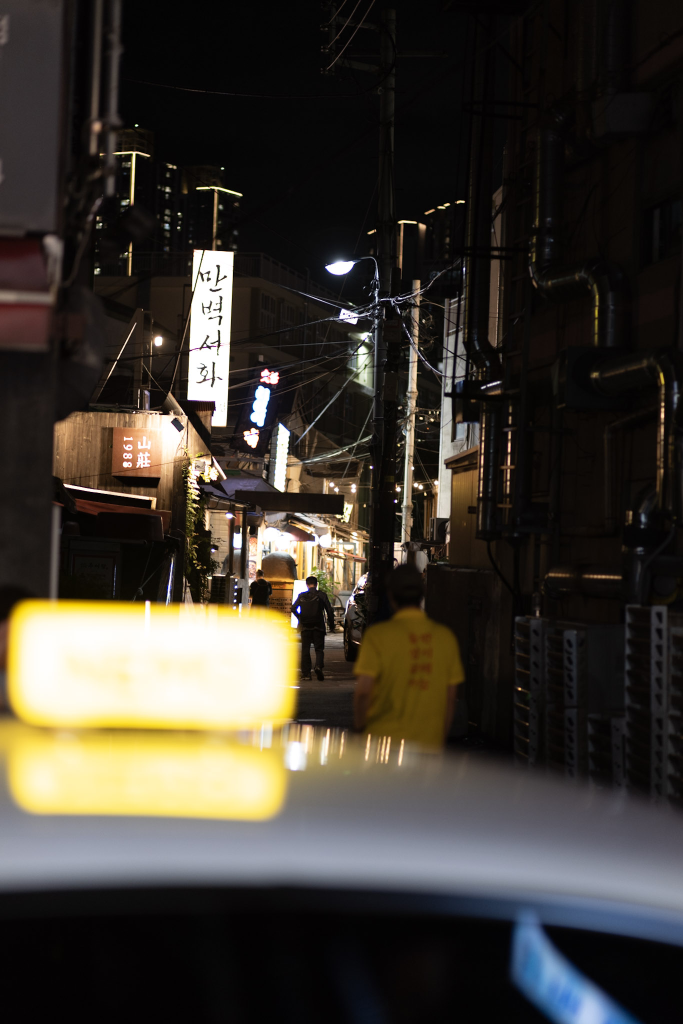
#> input picture photos/1-P1070965.jpg, 1366 x 2048 px (shown at 1/2 size)
$ python -i sor.py   (imports and definitions only)   (older library calls are emulated)
#> lines starting #> are read from the running program, lines starting #| are printed output that depends on the picture; after the words box and inside, x2 and y2 are one past the last pixel; in counts of white or black regions, pixels touching at a corner belong together
# -*- coding: utf-8 -*-
"""
아웃포커스(Defocus) 분류 스크립트 - 폴더 자동 생성/저장 포함
작성자: you & gpt
필요 패키지: opencv-python, numpy, pandas
(선택) HEIC 지원: pillow, pillow-heif
    pip install opencv-python numpy pandas
    # HEIC가 있다면:
    pip install pillow pillow-heif
"""

import os, glob, math
import numpy as np
import pandas as pd
import cv2

# ====== 설정 ======
# 사진이 들어있는 폴더(절대경로 권장)
INPUT_DIR = r"C:/Users/SSAFY/Desktop/Athens/photos"   # ← 여기만 바꾸면 됨
RECURSIVE = False          # 하위 폴더까지 처리하려면 True
THRESHOLD = 0.55           # 점수↑ = defocus↑ (임계값 조정: 0.05 간격 추천)
LONG_SIDE = 1024           # 스코어 안정화를 위한 리사이즈 기준(긴변)
USE_HEIC_READER = False    # HEIC(아이폰) 처리하려면 True 로 바꾸고 pillow, pillow-heif 설치

# ====== (선택) HEIC 리더 준비 ======
if USE_HEIC_READER:
    try:
        from PIL import Image
        import pillow_heif
    except Exception:
        print("[WARN] HEIC 지원을 켰지만 라이브러리 로드 실패. 'pip install pillow pillow-heif' 후 다시 시도하세요.")
        USE_HEIC_READER = False


# ====== 유틸: 이미지 로더(한글/공백 경로 안전 + HEIC 옵션) ======
# [9 lines left out: function read_image_any, not called in this run]


# ====== 특징량 ======
def variance_of_laplacian(gray):
    return cv2.Laplacian(gray, cv2.CV_64F).var()

# [5 lines left out: function tenengrad, not called in this run]

def edge_spread_width(gray, sample_edges=200):
    # 엣지 폭(10~90%)의 중앙값 → 아웃포커스일수록 커짐
    edges = cv2.Canny(gray, 80, 160)
    ys, xs = np.where(edges > 0)
    if len(xs) == 0:
        return 0.0
    idx = np.random.choice(len(xs), size=min(sample_edges, len(xs)), replace=False)
    widths = []
    for i in idx:
        y, x = int(ys[i]), int(xs[i])
        r = 9
        y0, y1 = max(0, y-r), min(gray.shape[0], y+r+1)
        x0, x1 = max(0, x-r), min(gray.shape[1], x+r+1)
        patch = gray[y0:y1, x0:x1]
        if patch.size < 5:
            continue
        hline = np.mean(patch, axis=0)
        vline = np.mean(patch, axis=1)
        for arr in (hline, vline):
            a = (arr - arr.min()) / (arr.max() - arr.min() + 1e-8)
            p10 = np.argmax(a >= 0.1)
            p90 = np.argmax(a >= 0.9)
            if p90 > p10:
                widths.append(p90 - p10)
    return float(np.median(widths) if widths else 0.0)

def radial_spectrum_slope(gray, cutoff=0.6):
    # 방사 스펙트럼의 고주파 구간 기울기(로그 스케일)
    img = gray.astype(np.float32)
    wy = np.hanning(img.shape[0])[:, None]
    wx = np.hanning(img.shape[1])[None, :]
    win = wy * wx
    f = np.fft.fftshift(np.fft.fft2(img * win))
    mag = np.abs(f)
    h, w = gray.shape
    cy, cx = h//2, w//2
    Y, X = np.ogrid[:h, :w]
    R = np.sqrt((X-cx)**2 + (Y-cy)**2)
    r = R.astype(np.int32)
    rmax = int(min(h, w) * 0.5 * cutoff)
    bins = []
    for rad in range(1, rmax):
        mask = (r == rad)
        if np.any(mask):
            bins.append(np.mean(mag[mask]))
    bins = np.array(bins, dtype=np.float32)
    if len(bins) < 8:
        return 0.0
    x = np.arange(len(bins), dtype=np.float32)
    y = np.log(bins + 1e-8)
    start = len(x) // 2
    Xmat = np.vstack([x[start:], np.ones_like(x[start:])]).T
    slope, _ = np.linalg.lstsq(Xmat, y[start:], rcond=None)[0]
    return float(slope)  # 더 음수일수록 defocus ↑

def anisotropy_index(gray):
    # 방향성 지표(등방성: 낮음 / 모션블러: 높음)
    gx = cv2.Sobel(gray, cv2.CV_32F, 1, 0, ksize=3)
    gy = cv2.Sobel(gray, cv2.CV_32F, 0, 1, ksize=3)
    mag = np.sqrt(gx*gx + gy*gy) + 1e-8
    ang = (np.arctan2(gy, gx) + np.pi)  # 0~2π
    nbins = 18
    hist, _ = np.histogram(ang, bins=nbins, range=(0, 2*np.pi), weights=mag)
    hist = hist / (hist.sum() + 1e-8)
    return float(np.std(hist))  # 작을수록 등방성(=defocus 쪽)

def defocus_score_from_image(gray, long_side=LONG_SIDE):
    # 해상도 정규화
    H, W = gray.shape
    if max(H, W) > long_side:
        s = long_side / max(H, W)
        gray = cv2.resize(gray, (int(W*s), int(H*s)), interpolation=cv2.INTER_AREA)

    vol   = variance_of_laplacian(gray)      # ↓ defocus
    esw   = edge_spread_width(gray)          # ↑ defocus
    slope = radial_spectrum_slope(gray)      # 더 음수 → ↑ defocus
    aniso = anisotropy_index(gray)           # ↓ defocus (등방성)

    # 경험적 박스 정규화(데이터 보면 조정 가능)
    def norm_box(x, lo, hi, invert=False):
        x = float(x)
        val = (x - lo) / (hi - lo + 1e-8)
        val = min(max(val, 0.0), 1.0)
        return 1.0 - val if invert else val

    vol_n   = norm_box(vol,   lo=50,   hi=600,  invert=True)
    esw_n   = norm_box(esw,   lo=1.0,  hi=6.0,  invert=False)
    slope_n = norm_box(slope, lo=-6.0, hi=-0.5, invert=True)
    aniso_n = norm_box(aniso, lo=0.0,  hi=0.12, invert=True)

    # 가중합(초기값)
    score = 0.4*esw_n + 0.25*vol_n + 0.25*slope_n + 0.10*aniso_n
    feats = {
        "VoL": vol, "ESW": esw, "Slope": slope, "Aniso": aniso,
        "vol_n": vol_n, "esw_n": esw_n, "slope_n": slope_n, "aniso_n": aniso_n
    }
    return float(score), feats


# ====== 분류 실행 ======
# [84 lines left out: function classify_folder_defocus, not called in this run]


# ====== 메인 ======
# [10 lines not run here, left out]
    # 경계컷 몇 장 확인용(원하면 주석 해제)
    # print(df.head(5)[["path","score","label"]])
    # print(df.tail(5)[["path","score","label"]])

>>> import cv2
>>> picture = cv2.imread('photos/1-P1070965.jpg', cv2.IMREAD_GRAYSCALE)
>>> result = defocus_score_from_image(picture)
#> in defocus_score_from_image, `gray = cv2.resize(gray, (int(W*s), int(H*s)), interpolation=cv2.INTER_..`:
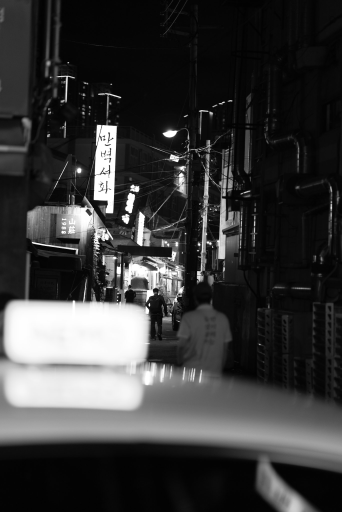
#> gray: shape (1024, 683) (shown at 1/2 size); min 0, max 255, mean 57.7
#> in defocus_score_from_image, `vol   = variance_of_laplacian(gray)`: vol = 613.3
#> in edge_spread_width, `edges = cv2.Canny(gray, 80, 160)`:
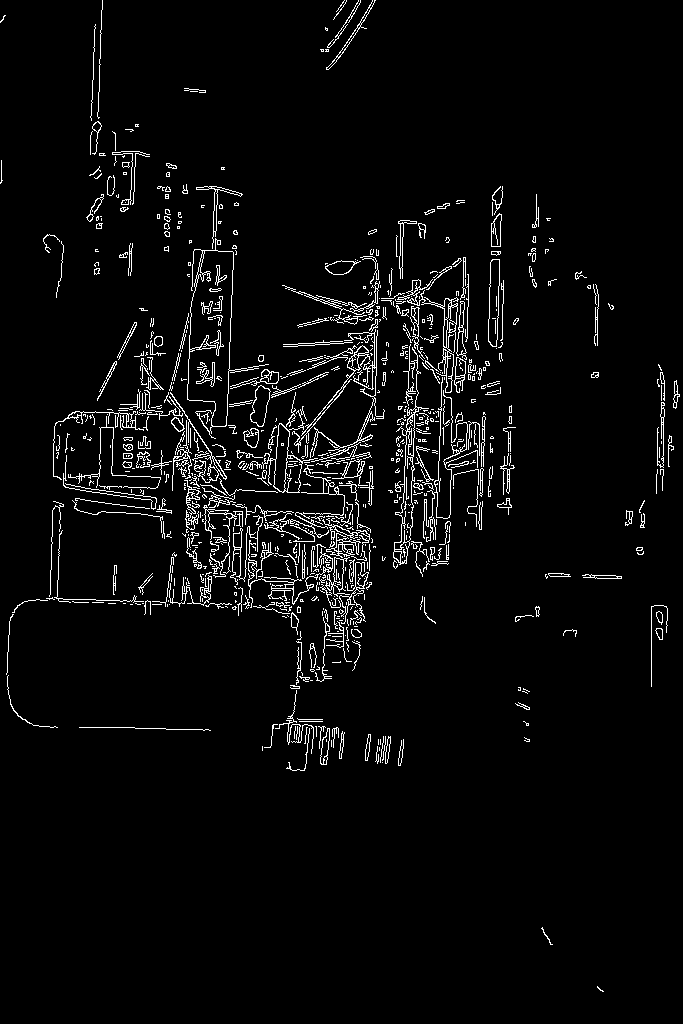
#> edges: shape (1024, 683); 3.9% white in thin lines or dots
#> in edge_spread_width, `idx = np.random.choice(len(xs), size=min(sample_edges, len(xs)), repla..`: idx = 200 values, max 26932 at index 102, min 130 at index 136, mean 12890.3
#> the loop in edge_spread_width, `for i in idx:` made 200 passes
#> (i, y, x, y0, y1, x0, x1) on passes 1 to 3: (16254, 480, 359, 471, 490, 350, 369), (11094, 419, 147, 410, 429, 138, 157), (21480, 556, 291, 547, 566, 282, 301)
#> after the loop in edge_spread_width, `for i in idx:`: widths = 337 values, max 18 at index 11, min 1 at index 8, mean 7.39
#> in defocus_score_from_image, `esw   = edge_spread_width(gray)`: esw = 7
#> after the loop in radial_spectrum_slope, `for rad in range(1, rmax):`: bins = 203 values, max 6515163.1 at index 0, min 6532.4 at index 201, mean 98098.9
#> in radial_spectrum_slope, `bins = np.array(bins, dtype=np.float32)`: bins = 203 values, max 6515163 at index 0, min 6532.4 at index 201, mean 98098.9
#> in radial_spectrum_slope, `x = np.arange(len(bins), dtype=np.float32)`: x = 203 values from 0 to 202
#> in radial_spectrum_slope, `y = np.log(bins + 1e-8)`: y = 203 values, max 15.69 at index 0, min 8.78 at index 201, mean 10.16
#> in radial_spectrum_slope, `start = len(x) // 2`: start = 101
#> in radial_spectrum_slope, `Xmat = np.vstack([x[start:], np.ones_like(x[start:])]).T`: Xmat = 102 pairs, first value 101 to 202, second value 1 to 1
#> in radial_spectrum_slope, `slope, _ = np.linalg.lstsq(Xmat, y[start:], rcond=None)[0]`: slope = -0.00972
#> in anisotropy_index, `gy = cv2.Sobel(gray, cv2.CV_32F, 0, 1, ksize=3)`:
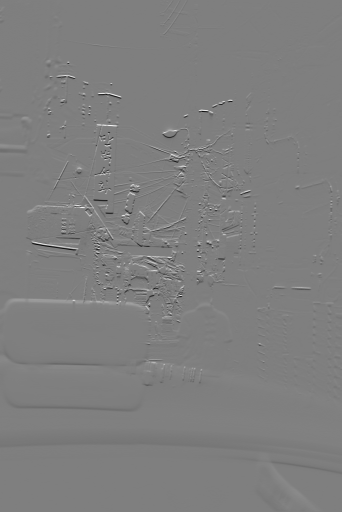
#> gy: shape (1024, 683) float32 (shown at 1/2 size); min -980, max 986, mean 0.1; drawn with min black and max white
#> in anisotropy_index, `mag = np.sqrt(gx*gx + gy*gy) + 1e-8`:
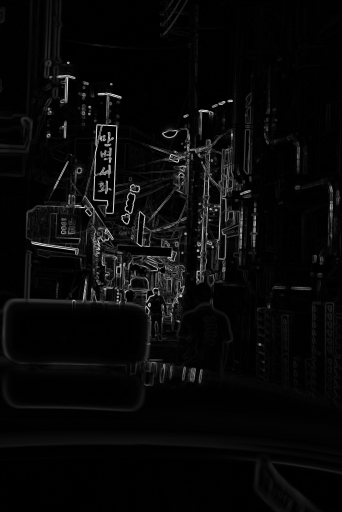
#> mag: shape (1024, 683) float32 (shown at 1/2 size); min 1e-08, max 1013.2, mean 35.7; drawn with min black and max white
#> in anisotropy_index, `ang = (np.arctan2(gy, gx) + np.pi)`:
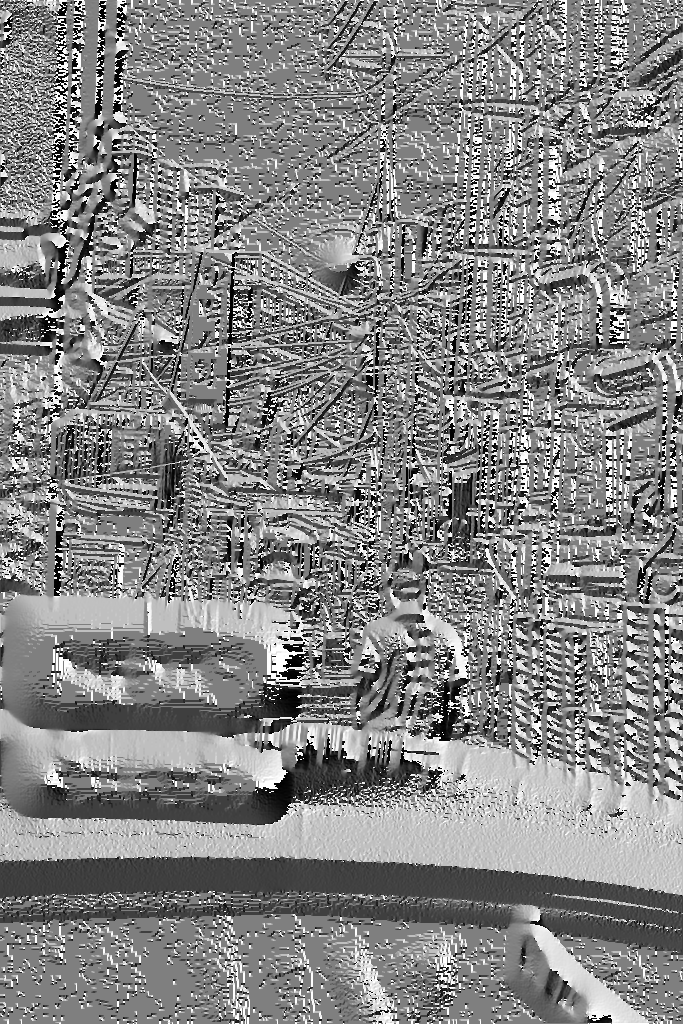
#> ang: shape (1024, 683) float32; min 0.00115, max 6.28, mean 3.27; drawn with min black and max white
#> in anisotropy_index, `hist, _ = np.histogram(ang, bins=nbins, range=(0, 2*np.pi), weights=mag)`: hist = 18 values, max 3202676.8 at index 9, min 664720.8 at index 2, mean 1386823.2
#> in anisotropy_index, `hist = hist / (hist.sum() + 1e-8)`: hist = 18 values, max 0.128 at index 9, min 0.0266 at index 2, mean 0.0556
#> in defocus_score_from_image, `aniso = anisotropy_index(gray)`: aniso = 0.0319
#> in norm_box, `x = float(x)`: x = 613.3
#> in norm_box, `val = (x - lo) / (hi - lo + 1e-8)`: val = 1.02
#> in norm_box, `val = min(max(val, 0.0), 1.0)`: val = 1
#> in defocus_score_from_image, `vol_n   = norm_box(vol,   lo=50,   hi=600,  invert=True)`: vol_n = 0
#> in defocus_score_from_image, `esw_n   = norm_box(esw,   lo=1.0,  hi=6.0,  invert=False)`: esw_n = 1
#> in defocus_score_from_image, `slope_n = norm_box(slope, lo=-6.0, hi=-0.5, invert=True)`: slope_n = 0
#> in defocus_score_from_image, `aniso_n = norm_box(aniso, lo=0.0,  hi=0.12, invert=True)`: aniso_n = 0.734
#> in defocus_score_from_image, `score = 0.4*esw_n + 0.25*vol_n + 0.25*slope_n + 0.10*aniso_n`: score = 0.473
#> in defocus_score_from_image, `feats = { "VoL": vol, "ESW": esw, "Slope": slope, "Aniso": aniso, "vol..`: feats = {'VoL': 613.3, 'ESW': 7, 'Slope': -0.00972, 'Aniso': 0.0319, 'vol_n': 0, 'esw_n': 1, 'slope_n': 0, 'aniso_n': 0.734}
